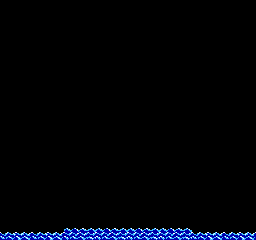

A 2D game scene composited from a Tiled map and its tileset images. What follows is a short description and the map's XML, with each tile layer's data collapsed to a summary:
An orthogonal 32x30 tile map with 8x8 px tiles, 1 tile layer (agua), 2 tilesets.

<map version="1.0" orientation="orthogonal" renderorder="right-down" width="32" height="30" tilewidth="8" tileheight="8" nextobjectid="6">
 <tileset firstgid="1" name="map" tilewidth="8" tileheight="8" spacing="2" margin="2">
  <image source="map.png" width="112" height="32" />
 </tileset>
 <tileset firstgid="34" name="land" tilewidth="8" tileheight="8">
  <image source="land.png" width="72" height="8" />
 </tileset>
 <layer name="agua" width="32" height="30">
  <data>[960 cells, 48 non-empty, 12 distinct tile ids]</data>
 </layer>
</map>
